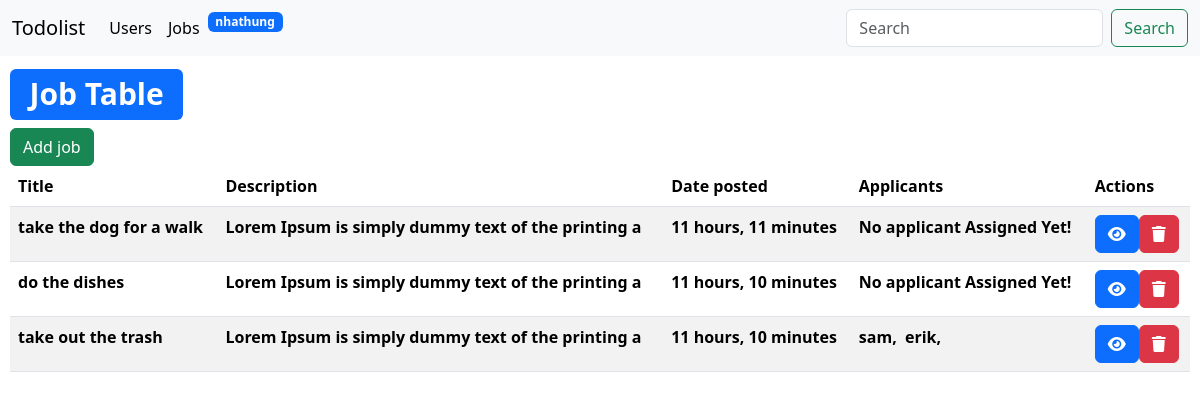
Before: /jobs/ (signed in) with the older database file.
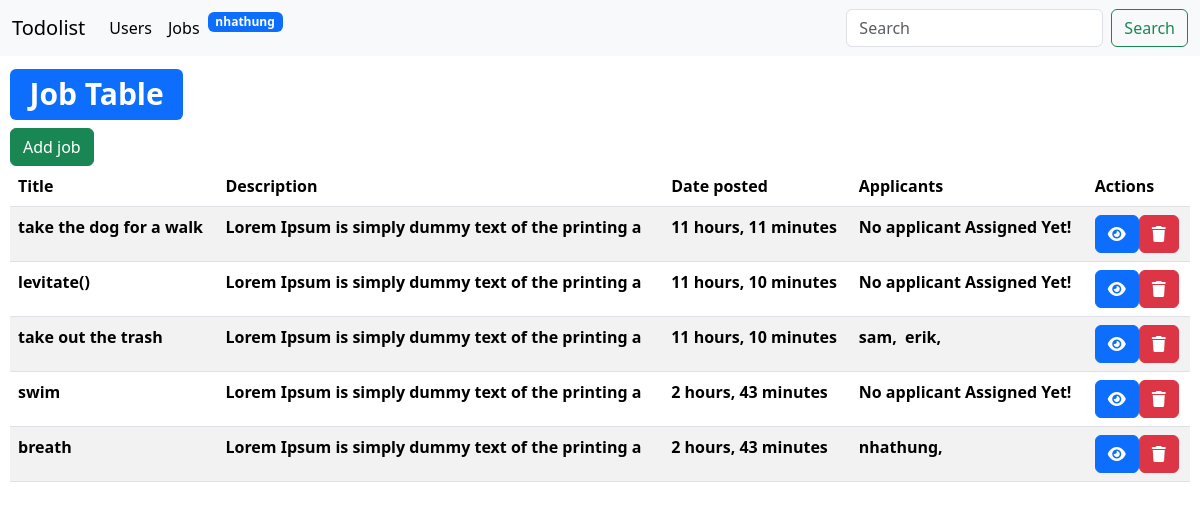
After: the same page with the newer database file.
### home/models.py (models this page shows, shortened)
class Job(models.Model):
    title = models.CharField(max_length=150)
    description = models.TextField()
    date_posted = models.DateTimeField(auto_now_add=True)
    applicants = models.ManyToManyField(User, blank=True)
    def short_description(self):
        return self.description[:50] if self.description else ''

class User(AbstractUser):
    name = models.CharField(max_length=200, null=False, blank=False)
    birth = models.DateField(blank=True,null=True)
    school = models.CharField(blank=True,null=True, max_length=150)
    hometown = models.CharField(blank=True,null=True, max_length=150)
    email = models.EmailField(null=False, blank=False, unique=True)
    profile_picture = models.ImageField(null=True, blank=True, default='avatar.svg')

### home/views.py (the view)
# urls.py: path('jobs/', views.jobPage, name='jobPage'),
def jobPage(request):
    pageView = 'jobs'
    jobs = Job.objects.all()
    context = {'jobs':jobs, 'pageView':pageView}
    return render(request, 'home/home.html', context)

### home/templates/home/home.html
{% extends "base.html" %}
{% block content %}
{% if pageView == 'users' %}
<div style="padding: 10px">
    <h1><span class="badge text-bg-primary">User Table</span></h1>
    <a class="btn btn-success" href="{% url "addUser" %}">Add user</a>
    <table class="table table-striped">
        <thead>
            <tr>
                <th scope="col">Name</th>
                <th scope="col">Birth</th>
                <th scope="col">School</th>
                <th scope="col">HomeTown</th>
                <th scope="col">Actions</th>
            </tr>
        </thead>
        <tbody>
            {% for user in users %}
            <tr>
                <th scope="col">
                    <img src="{{user.profile_picture.url}}" alt="" width=50 height=50
                        style="border-radius: 30px; margin-right: 10px;">
                    {{user.name}}
                </th>
                <th scope="col">{{user.birth}}</th>
                <th scope="col">{{user.school}}</th>
                <th scope="col">{{user.hometown}}</th>
                <th scope="col">
                    <a class="btn btn-primary" href="{% url "updateUser" user.id %}"><i class="fa-solid fa-eye"></i></a>
                    <a class="btn btn-danger" href="{% url "deleteUser" user.id %}"><i class="fa-solid fa-trash"></i></a>
                </th>
            </tr>
            {% endfor %}
        </tbody>
    </table>
</div>
{% elif pageView == 'jobs' %}
<div style="padding: 10px">
    <h1><span class="badge text-bg-primary">Job Table</span></h1>
    <a class="btn btn-success" href="{% url "addJob" %}">Add job</a>
    <table class="table table-striped">
        <thead>
            <tr>
                <th scope="col">Title</th>
                <th scope="col">Description</th>
                <th scope="col">Date posted</th>
                <th scope="col">Applicants</th>
                <th scope="col">Actions</th>
            </tr>
        </thead>
        <tbody>
            {% for job in jobs %}
            <tr>
                <th scope="col">{{job.title}}</th>
                <th scope="col">{{job.short_description}}</th>
                <th scope="col">{{job.date_posted|timesince}}</th>
                <th scope="col">
                {% for applicant in job.applicants.all %}
                    {{ applicant.name}},&nbsp;
                {% empty %}
                    No applicant Assigned Yet!
                {% endfor %}
            </th>
                <th scope="col" style="display: flex;">
                    <a href="{% url "updateJob" job.id %}" class="btn btn-primary"><i class="fa-solid fa-eye"></i></a>
                    <a href="{% url "deleteJob" job.id %}" class="btn btn-danger"><i class="fa-solid fa-trash"></i></a>
                </th>
            </tr>
            {% endfor %}
        </tbody>
    </table>
</div>
{% else %}
<h2>Please choose one of two topics at the nav bar</h2>
{% endif %}
{% endblock content %}

### templates/nav.html (shortened to what this page needs)
<nav class="navbar navbar-expand-lg bg-body-tertiary">
    <div class="container-fluid">
        <a class="navbar-brand" href="{% url "home" %}">Todolist</a>
        <div class="collapse navbar-collapse" id="navbarSupportedContent">
            <ul class="navbar-nav me-auto mb-2 mb-lg-0">
                <li class="nav-item">
                    <a class="nav-link active" aria-current="page" href="{% url "userPage" %}">Users</a>
                </li>
                <li class="nav-item">
                    <a class="nav-link active" aria-current="page" href="{% url "jobPage" %}">Jobs</a>
                </li>
                <li class="nav-item">
                    <span class="badge text-bg-primary">{{request.user.username}}</span>
                </li>
            </ul>
            <form class="d-flex" role="search">
                <input class="form-control me-2" type="search" placeholder="Search" aria-label="Search">
                <button class="btn btn-outline-success" type="submit">Search</button>
            </form>
        </div>
    </div>
</nav>

Changed rows visible on the page:
changed Job: title "do the dishes" → "levitate()"
added Job: title "swim", short_description "Lorem Ipsum is simply dummy text of the printing a", date_posted "2 hours, 43 minutes"
added Job: title "breath", short_description "Lorem Ipsum is simply dummy text of the printing a", date_posted "2 hours, 43 minutes", User (name "nhathung")
